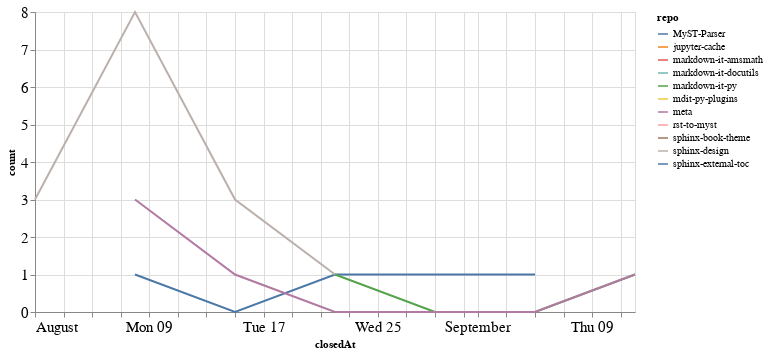

The code cell stored with this chart in its notebook:
### Code cell
closed_by_time = closed_by.groupby('repo').resample('W', on='closedAt').count()['author'].reset_index()
closed_by_time = closed_by_time.rename(columns={'author': 'count'})

alt.Chart(closed_by_time, width=600).mark_line().encode(
    x='closedAt',
    y='count',
    color='repo',
    tooltip="repo"
)

### Figure 1 — Vega-Lite specification as saved in the notebook (floating-point values rounded to 4 significant figures)
{"config": {"axisLeft": {"labelFontSize": 15}, "axisBottom": {"labelFontSize": 15}}, "data": {"name": "data-c54eaa4d29464f8ac1743cf53ceb562b"}, "mark": "line", "encoding": {"color": {"type": "nominal", "field": "repo"}, "tooltip": {"type": "nominal", "field": "repo"}, "x": {"type": "temporal", "field": "closedAt"}, "y": {"type": "quantitative", "field": "count"}}, "width": 600, "$schema": "https://vega.github.io/schema/vega-lite/v4.8.1.json", "datasets": {"data-c54eaa4d29464f8ac1743cf53ceb562b": [{"repo": "MyST-Parser", "closedAt": "2021-08-08T00:00:00", "count": 1}, {"repo": "MyST-Parser", "closedAt": "2021-08-15T00:00:00", "count": 0}, {"repo": "MyST-Parser", "closedAt": "2021-08-22T00:00:00", "count": 1}, {"repo": "MyST-Parser", "closedAt": "2021-08-29T00:00:00", "count": 1}, {"repo": "MyST-Parser", "closedAt": "2021-09-05T00:00:00", "count": 1}, {"repo": "jupyter-cache", "closedAt": "2021-08-01T00:00:00", "count": 4}, {"repo": "markdown-it-amsmath", "closedAt": "2021-09-12T00:00:00", "count": 2}, {"repo": "markdown-it-docutils", "closedAt": "2021-09-12T00:00:00", "count": 1}, {"repo": "markdown-it-py", "closedAt": "2021-08-22T00:00:00", "count": 1}, {"repo": "markdown-it-py", "closedAt": "2021-08-29T00:00:00", "count": 0}, {"repo": "markdown-it-py", "closedAt": "2021-09-05T00:00:00", "count": 0}, {"repo": "markdown-it-py", "closedAt": "2021-09-12T00:00:00", "count": 1}, {"repo": "mdit-py-plugins", "closedAt": "2021-09-12T00:00:00", "count": 1}, {"repo": "meta", "closedAt": "2021-08-08T00:00:00", "count": 3}, {"repo": "meta", "closedAt": "2021-08-15T00:00:00", "count": 1}, {"repo": "meta", "closedAt": "2021-08-22T00:00:00", "count": 0}, {"repo": "meta", "closedAt": "2021-08-29T00:00:00", "count": 0}, {"repo": "meta", "closedAt": "2021-09-05T00:00:00", "count": 0}, {"repo": "meta", "closedAt": "2021-09-12T00:00:00", "count": 1}, {"repo": "rst-to-myst", "closedAt": "2021-08-22T00:00:00", "count": 2}, {"repo": "sphinx-book-theme", "closedAt": "2021-08-08T00:00:00", "count": 1}, {"repo": "sphinx-design", "closedAt": "2021-08-01T00:00:00", "count": 3}, {"repo": "sphinx-design", "closedAt": "2021-08-08T00:00:00", "count": 8}, {"repo": "sphinx-design", "closedAt": "2021-08-15T00:00:00", "count": 3}, {"repo": "sphinx-design", "closedAt": "2021-08-22T00:00:00", "count": 1}, {"repo": "sphinx-external-toc", "closedAt": "2021-08-01T00:00:00", "count": 1}]}}
